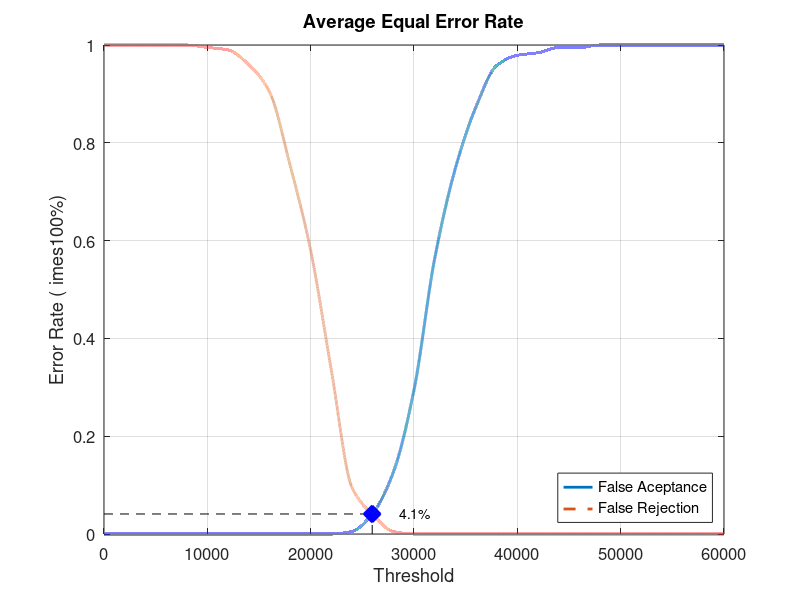
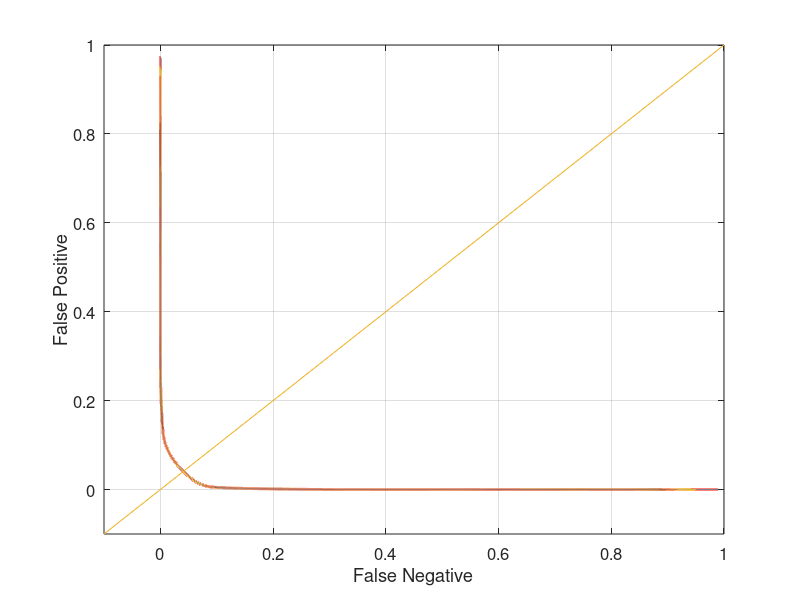

The MATLAB source for these figures, in order:
close all;
clear;
clc;
x = 0:2000:60000;
xq = 0:0.5:60000;

y0 = [0 0 0 0 0 0 0 0 0 0 0 0 0.00526316 0.0421053 0.126316 0.294737 0.563158 0.747368 0.873684 0.957895 0.978947 0.984211 0.994737 0.994737 1 1 1 1 1 1 1]
yy0 = interp1(x, y0, xq, 'pchip');
y1 = [1 1 1 1 1 0.995 0.99 0.96 0.905 0.755 0.58 0.335 0.095 0.04 0.005 0 0 0 0 0 0 0 0 0 0 0 0 0 0 0 0]
yy1 = interp1(x, y1, xq, 'pchip');

% Calculating EER: 
y2 = abs(y0 - y1);
find(y2 == min(y2))
yy2 = abs(yy0 - yy1);
xEER = find(yy2 == min(yy2));
xEERIndex = xq(xEER) % X-axis EER
yEER = yy0(xEER) % Y-axis EER

main = figure
plot(xq, yy0,'-','LineWidth', 2);	hold on
plot(xq, yy1,'--','LineWidth', 2);	hold on
plot([xEERIndex xEERIndex], [0 yEER], 'k--');	hold on
plot([0 xEERIndex], [yEER yEER], 'k--');	hold on
plot(xEERIndex, yEER, 'bx', 'LineWidth', 10);	hold on
text(xEERIndex + 10 * xEERIndex / 100, yEER, [num2str(round((10000 * yEER)) / 100) '%'])
legend('False Aceptance', 'False Rejection', 'Location', 'SouthEast')
xlabel('Threshold')
ylabel('Error Rate (	imes100%)')
title('Average Equal Error Rate')
set(gca, 'FontSize', 12)
axis([0 60000 0 1])
grid on

print(main, 'Database2_2Main', '-dpng');
FNRxFPR = figure('Color', [1 1 1]);
plot(yy1, yy0, '-', yy1, yy0, 'LineWidth', 2);
hold on
y = -0.1:0.1:1
plot(y, y); 
set(gca, 'FontSize', 12)
xlabel('False Negative')
ylabel('False Positive')
axis([-0.1 1 -0.1 1])
set(gca, 'FontSize', 12)
grid on

print(FNRxFPR, 'Database2_2FNRxFPR','-dpng');
